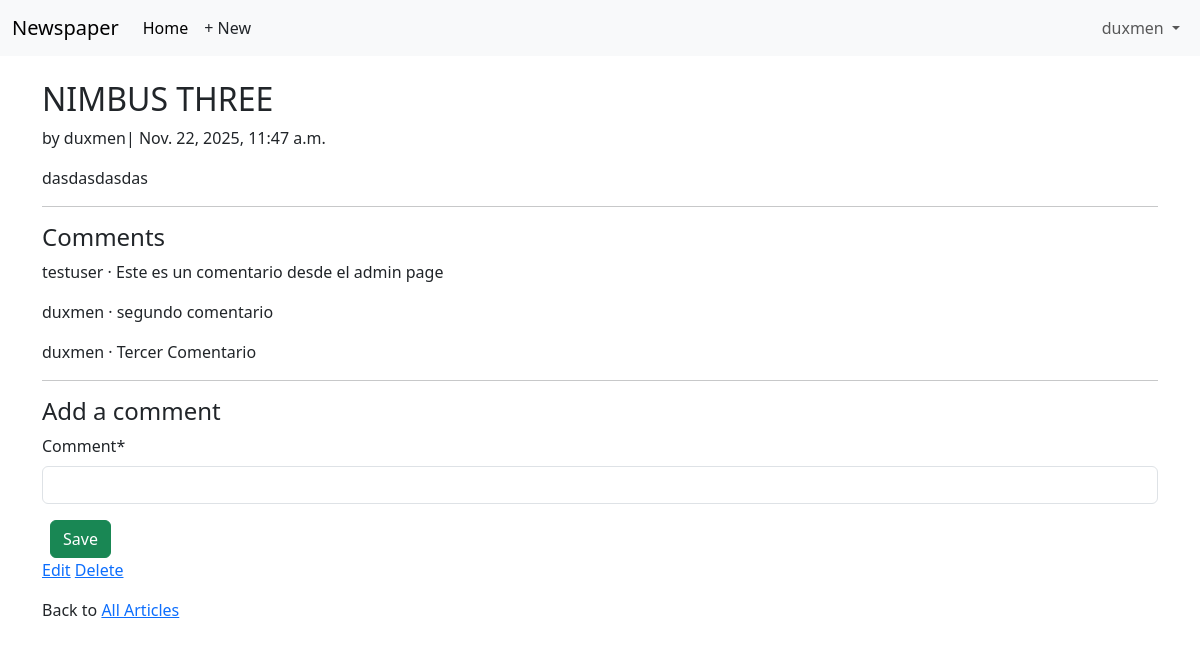
The app's page /articles/3/ (signed in) with its own data.
### accounts/models.py (models this page shows)
class CustomUser(AbstractUser):  # added
    age = models.PositiveIntegerField(null=True, blank=True)

### articles/models.py (models this page shows, shortened)
class Article(models.Model):
    title = models.CharField(max_length=255)
    body = models.TextField()
    date = models.DateTimeField(auto_now_add=True)
    author = models.ForeignKey(
        settings.AUTH_USER_MODEL,
        on_delete=models.CASCADE,
    )

class Comment(models.Model):
    article = models.ForeignKey(Article, on_delete=models.CASCADE)
    comment = models.CharField(max_length=140)
    author = models.ForeignKey(
        settings.AUTH_USER_MODEL,
        on_delete=models.CASCADE,
    )
    def __str__(self):
        return self.comment

### articles/views.py (the view, shortened to what this page needs)
# urls.py: path("<int:pk>/", ArticleDetailView.as_view(), name="article_detail"),
class ArticleDetailView(LoginRequiredMixin, View):
    def get(self, request, *args, **kwargs):
        view = CommentGet.as_view()
        return view(request, *args, **kwargs)

### articles/forms.py
class CommentForm(forms.ModelForm):
    class Meta:
        model = Comment
        fields = ("comment",)

### articles/views.py (called while the page is built)
    def get_context_data(self, **kwargs):
        context = super().get_context_data(**kwargs)
        context["form"] = CommentForm()
        return context

### templates/article_detail.html (shortened to what this page needs)
{% extends "base.html" %}
{% load crispy_forms_tags %}
{% block content %}
<div class="article-entry">
    <h2>{{ object.title }}</h2>
    <p>by {{ object.author }}| {{ object.date }} </p>
    <p> {{ object.body }} </p>
</div>
<hr>
<h4>Comments</h4>
{% for comment in article.comment_set.all %}
<p>{{ comment.author }} &middot; {{ comment }}</p>
{% endfor %}
<hr>
<h4>Add a comment</h4>
<form action="" method="post">
    {{ form|crispy }}
    <button class="btn btn-success ms-2" type='submit'>Save</button>
</form>
<div>
    {% if article.author.pk == request.user.pk %}
    <p><a href="{% url "article_edit" article.pk %}">Edit</a>
        <a href="{% url "article_delete" article.pk %}">Delete</a>
    </p>
    {% endif %}
    <p>Back to <a href="{% url "article_list" %}">All Articles</a></p>
</div>
{% endblock content %}

### templates/base.html (shortened to what this page needs)
<!DOCTYPE html>
<html>
<head>
  <link href="https://cdn.jsdelivr.net/npm/bootstrap@5.3.3/dist/css/bootstrap.min.css" rel="stylesheet">
</head>
<body>
  <nav class="navbar navbar-expand-lg bg-body-tertiary">
    <div class="container-fluid">
      <a class="navbar-brand" href="{% url 'home' %}">Newspaper</a>
      <div class="collapse navbar-collapse" id="navbarSupportedContent">
        <ul class="navbar-nav me-auto mb-2 mb-lg-0">
          <li class="nav-item">
            <a class="nav-link active" aria-current="page" href="#">Home</a>
          </li>
          {% if user.is_authenticated %}
          <li><a href="{% url "article_new" %}" class="nav-link px-2 link-dark">+ New</a></li>
        </ul>
        <div class="mr-auto">
          <ul class="navbar-nav">
            <li class="nav-item dropdown">
              <a class="nav-link dropdown-toggle" href="#" role="button" data-bs-toggle="dropdown"
                aria-expanded="false">
                {{ user.username }}
              </a>
            </li>
        {% endif %}
      </div>
    </div>
  </nav>
  <main>
    <div class="container">
      <br/>
      {% block content %}
      {% endblock content %}
    </div>
  </main>
</body>
</html>

### records on screen
CustomUser: username "duxmen"
Article: title "NIMBUS THREE", author "duxmen", date "Nov. 22, 2025, 11:47 a.m.", body "dasdasdasdas"
Comment: author "testuser", comment "Este es un comentario desde el admin page"
Comment: author "duxmen", comment "segundo comentario"
Comment: author "duxmen", comment "Tercer Comentario"
